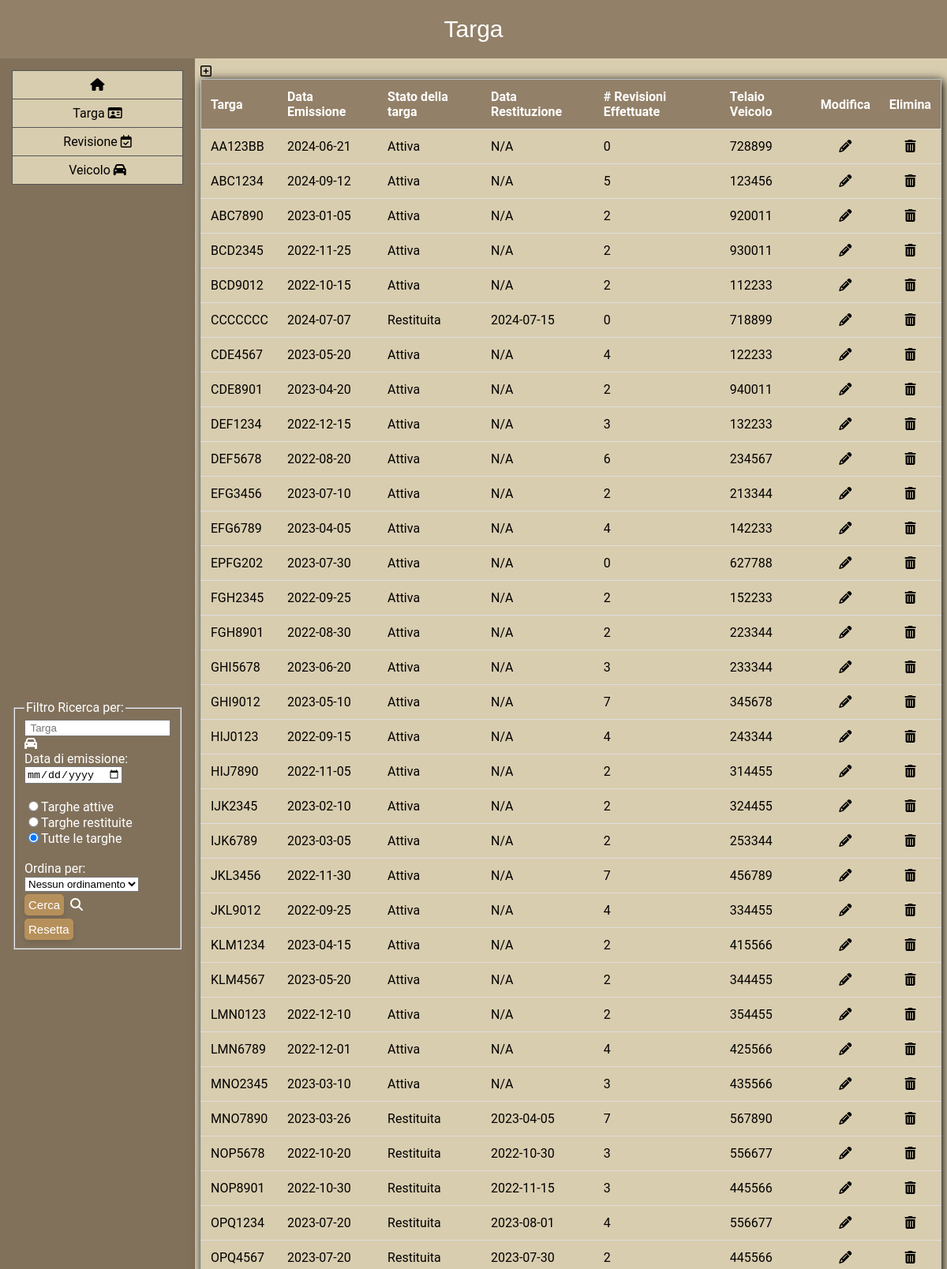
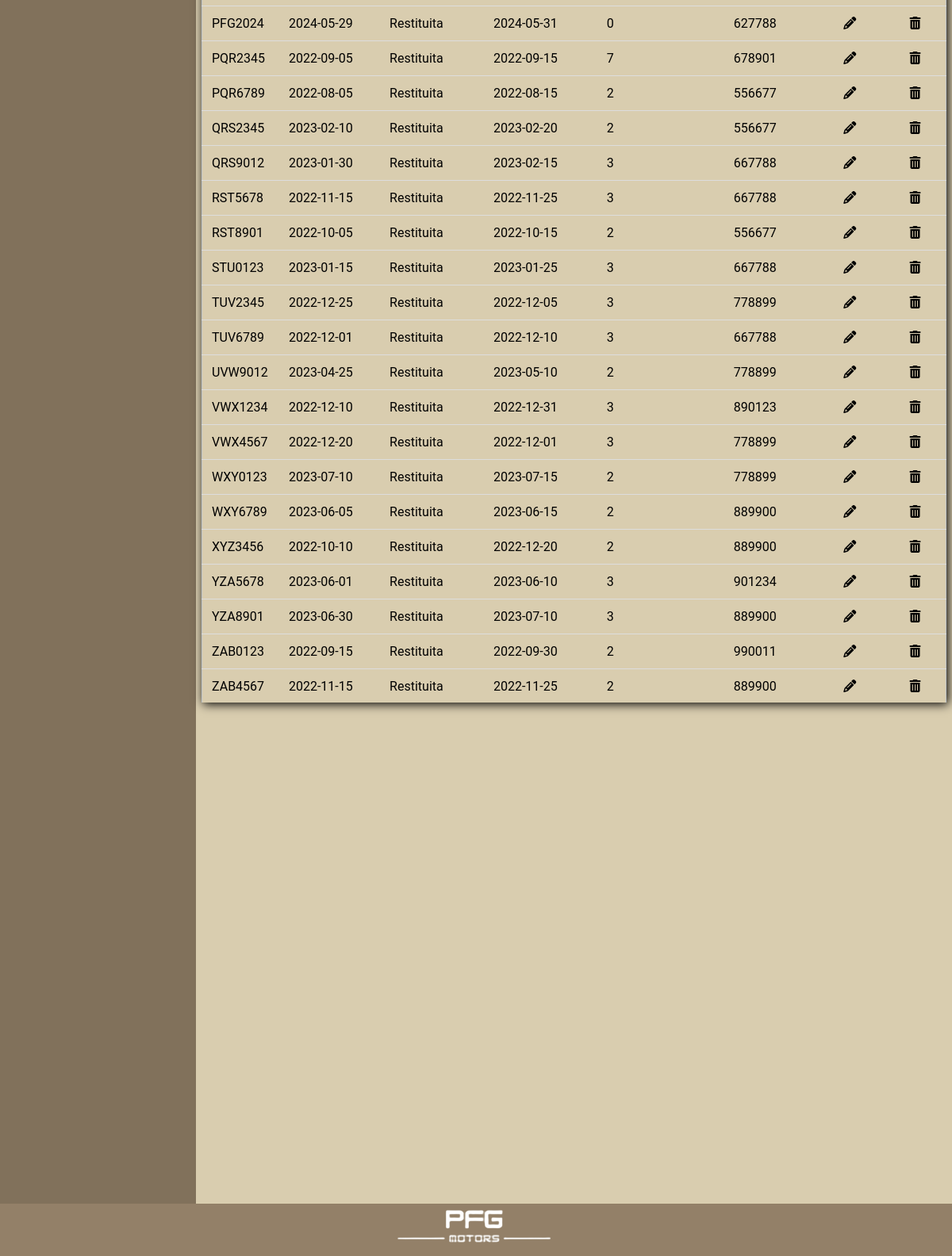
Page /targa/ on the committed database (2 pictures, top to bottom).
### main/views.py (the view)
# urls.py: path('targa/', views.targa, name='targa'),
def targa(request):
    if request.method == "POST":
        numTarga = request.POST.get("numerotarga", "")
        dataEM = request.POST.get("dataemtarga", "")
        radiocheck = request.POST.get("radiofiltrotarga", "")
        valoreordinamento = request.POST.get("scelta", "")
        errore = request.POST.get("error", "")
    else:
        numTarga = ""
        dataEM = ""
        radiocheck = ""
        valoreordinamento = ""
        errore = ""
    result = get_targa(numTarga, dataEM, radiocheck, valoreordinamento)
    return render(request, 'targa.html', {'result': result, 'error': errore})

### main/templates/Targa.html (shortened to what this page needs)
<!DOCTYPE html>
<html lang="it" dir="ltr">
<head>
    <link rel="stylesheet" href="../static/css/main_page.css">
    <link rel="stylesheet" href="https://cdnjs.cloudflare.com/ajax/libs/font-awesome/4.7.0/css/font-awesome.min.css">
</head>
<body>
    {% with numTarga="" dataEM="" radiocheck="" valoreordinamento="" count_revisioni=0 %}
    <header id="header">
        Targa
     </header>
    <div class="container-fluid" >
        <div class="row" >
            <div class="ricercasx col-sm-3 p-2">
                <div class="nav" style="flex: 1;">
                    {% include 'nav.html' %}
                </div>
                <div class="filtro">
                    <form name="form_ricerca" method="post">
                        <fieldset>
                            <legend>Filtro Ricerca per:</legend>
                            <input type="search" name="numerotarga" placeholder=" Targa" pattern="[A-Za-z0-9]+" title="Inserisci solo lettere e numeri" maxlength="7">
                            <i class="fa fa-automobile"></i><br>
                            Data di emissione:<br>
                            <input type="date" name="dataemtarga"><br><br>
                            <input type="radio" name="radiofiltrotarga" value="targheatt">Targhe attive<br>
                            <input type="radio" name="radiofiltrotarga" value="targherest">Targhe restituite <br>
                            <input type="radio" name="radiofiltrotarga" value="targhetutte" checked>Tutte le targhe <br><br>
                            <label for="scelta">Ordina per:</label>
                            <select id="ordinamento" name="scelta">
                                <option value="ordinamentoNullo" selected>Nessun ordinamento</option>
                            </select>
                            <br>
                            <input type="submit" name="bottonericerca" id="bottonericerca" value="Cerca">&nbsp&nbsp;<i class="fa fa-search"></i><br>
                            <input type="reset" name="bottonericerca" value="Resetta">
                        </fieldset>
                    </form>
                </div>
            </div>
            <div class="risultato col-sm-9 p-2" >
                <a href="/aggiungi"><i id="icona_aggiungi" class="fa fa-plus-square-o"></i></a>
                <div class="table-container">
                <table class="table">
                    <tr class="header">
                        <th>Targa</th>
                        <th>Data Emissione</th>
                        <th>Stato della targa</th>
                        <th>Data Restituzione</th>
                        <th># Revisioni Effettuate</th>
                        <th>Telaio Veicolo</th>
                        <th>Modifica</th>
                        <th>Elimina</th>
                    </tr>
                    {% for riga in result %}
                        <tr>
                            <td>{{ riga.0 }}</td>
                            <td>{{ riga.1 }}</td>
                            <td>{{ riga.5 }}</td>
                            <td>{{ riga.6 }}</td>
                            <td>{{ riga.2 }}</td>
                            {% if riga.5 == "Attiva" %}
                                <td>{{ riga.4 }}</td>
                            {% else %}
                                <td>{{ riga.3 }}</td>
                            {% endif %}
                            <td id="icona_modifica">
                                {% if riga.5 == "Attiva" %}
                                    <a href="/modifica/?numTarga={{ riga.0 }}&dataEM={{ riga.1 }}&OLDstato={{ riga.5 }}&OLDtelaio={{ riga.4 }}&OLDdataRes={{ riga.6 }}">
                                {% else %}
                                    <a href="/modifica/?numTarga={{ riga.0 }}&dataEM={{ riga.1 }}&OLDstato={{ riga.5 }}&OLDtelaio={{ riga.3 }}&OLDdataRes={{ riga.6 }}">
                                {% endif %}
                                    <i class="fa fa-pencil"></i>
                                </a>
                            </td>
                            <td id="icona_elimina">
                                <a onclick="Mostra('{{ riga.0 }}')">
                                    <i class="fa fa-trash"></i>
                                </a>
                            </td>
                        </tr>
                    {% endfor %}
                    </div>
            </div>
        </div>
    </div>
    {% include 'Footer.html' %}
    {% endwith %}
</body>
</html>

### main/templates/Nav.html
  <nav class="navbar nav navbar-expand-lg">
      <div class="collapse navbar-collapse" id="navbarNav">
        <ul class="navbar-nav flex-column">
          <li class="nav-item">
            <a class="nav-link" href="/"><i class="fa fa-home"></i></a>
          </li>
          <li class="nav-item">
            <a class="nav-link" href="/targa">Targa <i class="fa fa-drivers-license-o"></i></a>
          </li>
          <li class="nav-item">
            <a class="nav-link" href="/revisione">Revisione <i class="fa fa-calendar-check-o"></i></a>
          </li>
          <li class="nav-item">
            <a class="nav-link" href="/veicolo">Veicolo <i class="fa fa-car"></i></a>
          </li>
        </ul>
      </div>
  </nav>

### main/templates/Footer.html
<html>
    <body>
        <footer id="footer">
            <div  id="footerImage" >
                <img src="../static/images/LogoWhiteAlt.png" alt="LogoFooter non caricato">
            </div>
        </footer>
    </body>
</html>

### main/static/css/main_page.css (style rules this page uses)
* { box-sizing: border-box; }
html, body { overflow: hidden; }
ul { list-style-type: none; margin: 0; padding: 0; width: 100%; max-width: 300px; background-color: #D9CDAF; border: 1px solid #555; }
li a { display: block; color: #000; padding: 8px 16px; text-decoration: none; }
li { text-align: center; border-bottom: 1px solid #555; }
li:last-child { border-bottom: none; }
.nav { flex: 1 1 23vh; height: 25vh; }
.row { display: flex; flex:1; margin:0; padding:0; }
.container-fluid { display: flex; flex-direction: column; height:100vh; padding:0; margin:0; }
input[type=submit] { background-color: #b6905b; color: rgb(255, 255, 255); margin-top: 3px; padding: 5px 5px; font-size: 15px; border: none; border-radius: 5px; cursor: pointer; box-shadow: 0 4px 6px rgba(0, 0, 0, 0.1); transition: background-color 0.3s ease; }
input[type=reset] { background-color: #b6905b; margin-top: 4px; color: rgb(255, 255, 255); padding: 5px 5px; font-size: 15px; border: none; border-radius: 5px; cursor: pointer; box-shadow: 0 4px 6px rgba(0, 0, 0, 0.1); transition: background-color 0.3s ease; }
.filtro { flex: 1 1 30vh; color: white; height: 40vh; margin: auto; }
body { font-family: 'Roboto', sans-serif; margin: 0; padding: 0; background-color: #938068; min-height: 100vh; display: flex; flex-direction: column; }
header { font-family: 'Trebuchet MS', sans-serif; background-color: #938068; padding: 20px; text-align: center; font-size: 30px; color: white; }
footer { background-color: #938068; padding: 5px; padding-bottom: 10px; position: fixed; bottom: 0; width: 100%; text-align: center; color: white; }
#footerImage { margin-left: auto; margin-right: auto; max-width: 200px; height: auto; object-fit: cover; position: relative; }
a { text-decoration: none; color: black; }
.ricercasx { background-color: #81715b; padding: 15px; flex: 1 1 25vw; }
#icona_aggiungi { text-align: center; }
#icona_modifica { text-align: center; position: relative; }
#icona_elimina { text-align: center; position: relative; }
.risultato { width: 100%; background-color: #D9CDAF; height: 100%; padding: 7px; }
.table-container { flex: 1; overflow-y: auto; max-height: 75vh; overflow-x: hidden; box-shadow: 2px 2px 12px; }
img { width: 100%; height: auto; }
table { border-collapse: collapse; width: 100%; border: 1px solid #bdc3c7; box-shadow: 2px 2px 12px; }
tr { transition: all .2s ease-in; }
th, td { padding: 12px; text-align: left; border-bottom: 1px solid #dddddd; }
.header { background-color: #938068; color: #fff; }

### rows in the picture
TARGA_RESTITUITA: targa "MNO7890", riga "2023-03-26", riga "Restituita", dataRes "2023-04-05", riga "7", veicolo "567890"
TARGA_RESTITUITA: targa "NOP5678", riga "2022-10-20", riga "Restituita", dataRes "2022-10-30", riga "3", veicolo "556677"
TARGA_RESTITUITA: targa "NOP8901", riga "2022-10-30", riga "Restituita", dataRes "2022-11-15", riga "3", veicolo "445566"
TARGA_RESTITUITA: targa "OPQ1234", riga "2023-07-20", riga "Restituita", dataRes "2023-08-01", riga "4", veicolo "556677"
TARGA_RESTITUITA: targa "OPQ4567", riga "2023-07-20", riga "Restituita", dataRes "2023-07-30", riga "2", veicolo "445566"
TARGA_RESTITUITA: targa "PFG2024", riga "2024-05-29", riga "Restituita", dataRes "2024-05-31", riga "0", veicolo "627788"
TARGA_RESTITUITA: targa "PQR2345", riga "2022-09-05", riga "Restituita", dataRes "2022-09-15", riga "7", veicolo "678901"
TARGA_RESTITUITA: targa "PQR6789", riga "2022-08-05", riga "Restituita", dataRes "2022-08-15", riga "2", veicolo "556677"
TARGA_RESTITUITA: targa "QRS2345", riga "2023-02-10", riga "Restituita", dataRes "2023-02-20", riga "2", veicolo "556677"
TARGA_RESTITUITA: targa "QRS9012", riga "2023-01-30", riga "Restituita", dataRes "2023-02-15", riga "3", veicolo "667788"
TARGA_RESTITUITA: targa "RST5678", riga "2022-11-15", riga "Restituita", dataRes "2022-11-25", riga "3", veicolo "667788"
TARGA_RESTITUITA: targa "RST8901", riga "2022-10-05", riga "Restituita", dataRes "2022-10-15", riga "2", veicolo "556677"
TARGA_RESTITUITA: targa "STU0123", riga "2023-01-15", riga "Restituita", dataRes "2023-01-25", riga "3", veicolo "667788"
TARGA_RESTITUITA: targa "TUV2345", riga "2022-12-25", riga "Restituita", dataRes "2022-12-05", riga "3", veicolo "778899"
TARGA_RESTITUITA: targa "TUV6789", riga "2022-12-01", riga "Restituita", dataRes "2022-12-10", riga "3", veicolo "667788"
TARGA_RESTITUITA: targa "UVW9012", riga "2023-04-25", riga "Restituita", dataRes "2023-05-10", riga "2", veicolo "778899"
TARGA_RESTITUITA: targa "VWX1234", riga "2022-12-10", riga "Restituita", dataRes "2022-12-31", riga "3", veicolo "890123"
TARGA_RESTITUITA: targa "VWX4567", riga "2022-12-20", riga "Restituita", dataRes "2022-12-01", riga "3", veicolo "778899"
TARGA_RESTITUITA: targa "WXY0123", riga "2023-07-10", riga "Restituita", dataRes "2023-07-15", riga "2", veicolo "778899"
TARGA_RESTITUITA: targa "WXY6789", riga "2023-06-05", riga "Restituita", dataRes "2023-06-15", riga "2", veicolo "889900"
TARGA_RESTITUITA: targa "XYZ3456", riga "2022-10-10", riga "Restituita", dataRes "2022-12-20", riga "2", veicolo "889900"
TARGA_RESTITUITA: targa "YZA5678", riga "2023-06-01", riga "Restituita", dataRes "2023-06-10", riga "3", veicolo "901234"
TARGA_RESTITUITA: targa "YZA8901", riga "2023-06-30", riga "Restituita", dataRes "2023-07-10", riga "3", veicolo "889900"
TARGA_RESTITUITA: targa "ZAB0123", riga "2022-09-15", riga "Restituita", dataRes "2022-09-30", riga "2", veicolo "990011"
TARGA_RESTITUITA: targa "ZAB4567", riga "2022-11-15", riga "Restituita", dataRes "2022-11-25", riga "2", veicolo "889900"

### other values in the picture
{{ riga.0 }} "AA123BB" "ABC1234" "ABC7890" "BCD2345" "BCD9012" "CCCCCCC" "CDE4567" "CDE8901" "DEF1234" "DEF5678" "EFG3456" "EFG6789" "EPFG202" "FGH2345" "FGH8901" "GHI5678" "GHI9012" "HIJ0123" "HIJ7890" "IJK2345" "IJK6789" "JKL3456" "JKL9012" "KLM1234" "KLM4567" "LMN0123" "LMN6789" "MNO2345"
{{ riga.1 }} "2024-06-21" "2024-09-12" "2023-01-05" "2022-11-25" "2022-10-15" "2024-07-07" "2023-05-20" "2023-04-20" "2022-12-15" "2022-08-20" "2023-07-10" "2023-04-05" "2023-07-30" "2022-09-25" "2022-08-30" "2023-06-20" "2023-05-10" "2022-09-15" "2022-11-05" "2023-02-10" "2023-03-05" "2022-11-30" "2022-09-25" "2023-04-15" "2023-05-20" "2022-12-10" "2022-12-01" "2023-03-10"
{{ riga.5 }} "Attiva" "Attiva" "Attiva" "Attiva" "Attiva" "Restituita" "Attiva" "Attiva" "Attiva" "Attiva" "Attiva" "Attiva" "Attiva" "Attiva" "Attiva" "Attiva" "Attiva" "Attiva" "Attiva" "Attiva" "Attiva" "Attiva" "Attiva" "Attiva" "Attiva" "Attiva" "Attiva" "Attiva"
{{ riga.6 }} "N/A" "N/A" "N/A" "N/A" "N/A" "2024-07-15" "N/A" "N/A" "N/A" "N/A" "N/A" "N/A" "N/A" "N/A" "N/A" "N/A" "N/A" "N/A" "N/A" "N/A" "N/A" "N/A" "N/A" "N/A" "N/A" "N/A" "N/A" "N/A"
{{ riga.2 }} "0" "5" "2" "2" "2" "0" "4" "2" "3" "6" "2" "4" "0" "2" "2" "3" "7" "4" "2" "2" "2" "7" "4" "2" "2" "2" "4" "3"
{{ riga.4 }} "728899" "123456" "920011" "930011" "112233" "122233" "940011" "132233" "234567" "213344" "142233" "627788" "152233" "223344" "233344" "345678" "243344" "314455" "324455" "253344" "456789" "334455" "415566" "344455" "354455" "425566" "435566"
{{ riga.3 }} "718899"
